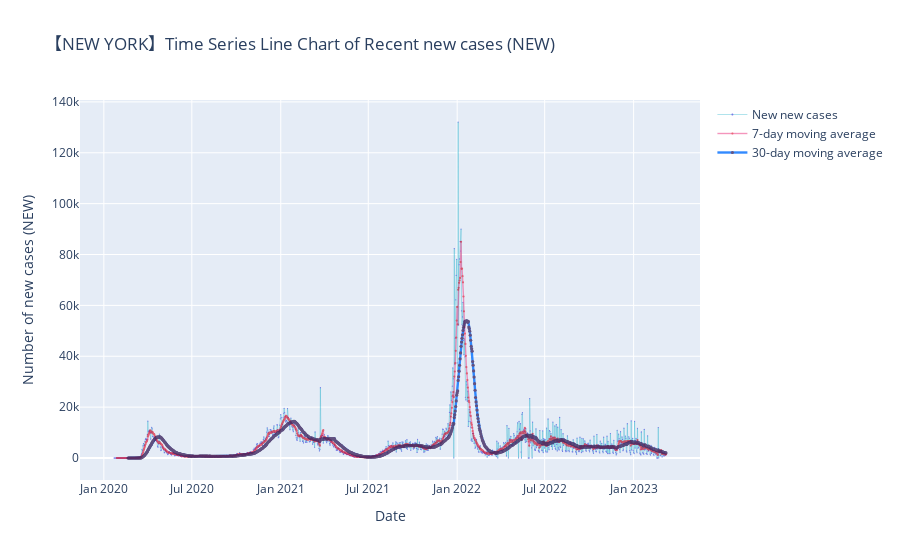

Write notebook code for a chart like this one.
### Markdown cell above
<div class="alert alert-block alert-success"><b>Step 5 Plot US TS Trends by State</b>
    
</div>

### Code cell
data_copy1 = ts_confirmed_US_incre

specify = 'New York'
idx = data_copy1.index
ser = data_copy1[specify]
layout_title = specify.upper()
kind = 'new cases'
method = 'New'
ma = [7,30]

trace = go.Scatter(
            x = idx,
            y = ser,
            mode = 'lines+markers',
            name = f'{method} {kind}',
            opacity = .8,
            line=dict(color="#08a8c4",width = .4),
            marker = dict(color = '#5857e1',size = 1.2)
        )
trace1 = go.Scatter(
    x = idx,
    y = ser.rolling(ma[0]).mean(),
    mode = 'lines+markers',
    name = f'{ma[0]}-day moving average',
    opacity = .6,
    line=dict(color="#ee5090",width = 1.4),
    marker = dict(color = '#dd001b',size = 2.2)
)
trace2 = go.Scatter(
    x = idx,
    y = ser.rolling(ma[1]).mean(),
    mode = 'lines+markers',
    name = f'{ma[1]}-day moving average',
    opacity = .8,
    line=dict(color="#006eff",width = 2.4),
    marker = dict(color = '#412b63',size = 3.2)
)


plotdata = [trace, trace1, trace2]

'''Initiate plotting'''

x_axis_config = {'title': 'Date'}
y_axis_config = {'title': f'Number of {kind} ({method.upper()})'}
# Return the specified image layout and configuration object
my_layout = Layout(title=f"【{layout_title}】Time Series Line Chart of Recent {kind} ({method.upper()})",
                   xaxis=x_axis_config, yaxis=y_axis_config)
# Generate the chart
offline.iplot({'data': plotdata, 'layout': my_layout}, filename=f'{layout_title}_COVID_TS',image_height=500,image_width=1000,image = 'png')

### Figure 1 — Plotly figure (JSON) as saved in the notebook; plotly's stock layout.template omitted (floating-point values rounded to 4 significant figures; data arrays with more than 128 entries replaced by an {"elided": "..."} marker saying what was removed)
{"data": [{"line": {"color": "#08a8c4", "width": 0.4}, "marker": {"color": "#5857e1", "size": 1.2}, "mode": "lines+markers", "name": "New new cases", "opacity": 0.8, "type": "scatter", "x": {"elided": "1143 str values"}, "y": {"elided": "1143 int values"}}, {"line": {"color": "#ee5090", "width": 1.4}, "marker": {"color": "#dd001b", "size": 2.2}, "mode": "lines+markers", "name": "7-day moving average", "opacity": 0.6, "type": "scatter", "x": {"elided": "1143 str values"}, "y": {"elided": "1143 float values"}}, {"line": {"color": "#006eff", "width": 2.4}, "marker": {"color": "#412b63", "size": 3.2}, "mode": "lines+markers", "name": "30-day moving average", "opacity": 0.8, "type": "scatter", "x": {"elided": "1143 str values"}, "y": {"elided": "1143 float values"}}], "layout": {"title": {"text": "【NEW YORK】Time Series Line Chart of Recent new cases (NEW)"}, "xaxis": {"title": {"text": "Date"}}, "yaxis": {"title": {"text": "Number of new cases (NEW)"}}}}
